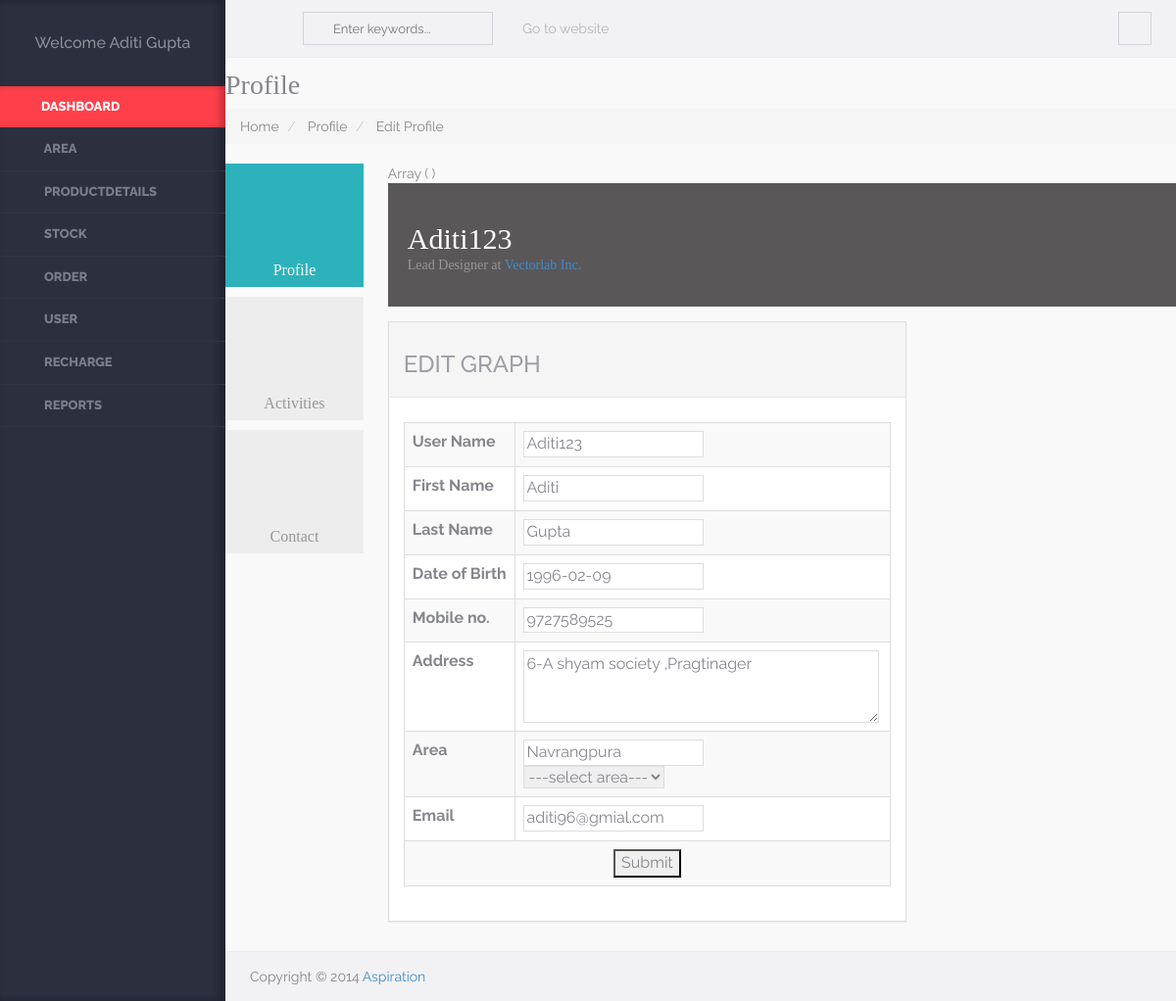
The app's page /admin/editprofileA.php (signed in) with its own data.
### tables this page shows
CREATE TABLE `user` (
  `Userid` int(5) NOT NULL,
  `Username` varchar(50) NOT NULL,
  `Password` varchar(8) NOT NULL,
  `Usertypeid` int(5) NOT NULL,
  `Fname` varchar(50) NOT NULL,
  `Lname` varchar(50) NOT NULL,
  `Mobileno` bigint(10) NOT NULL,
  `Address` varchar(100) NOT NULL,
  `Areaid` int(5) NOT NULL,
  `Email` varchar(50) NOT NULL,
  `DOB` date NOT NULL,
  `DOL` datetime NOT NULL,
  `Visitcnt` int(5) NOT NULL,
  `Isauthenticate` bit(1) NOT NULL
);

CREATE TABLE `area` (
  `Areaid` int(5) NOT NULL,
  `Areaname` varchar(50) NOT NULL,
  `Isdisplay` bit(1) NOT NULL
);

### Class/User.php (called while the page is built, shortened)
<?php
class User
{
	public function display1($uid)
	{
			$conn=new mysqli("localhost","root","","db_alboutveggies");
			$qry="SELECT Fname,Lname,Mobileno,Address,Email FROM User WHERE Userid=".$uid;
			$data=mysqli_query($conn,$qry);
			return $data;
				}
	public function select2($rec)
	{
			$conn=new mysqli("localhost","root","","db_alboutveggies");
			$qry="SELECT User.Username,User.Usertypeid,User.Fname,User.Lname,User.DOB,User.Mobileno,User.Address,Area.Areaname,User.Email ,User.Userid FROM User,Area WHERE User.Areaid=Area.Areaid AND User.Usertypeid=".$rec;
			$data=mysqli_query($conn,$qry);
			return $data;
	}
}
?>

### admin/editprofileA.php (the view, shortened to what this page needs)
<html style="overflow: hidden;" lang="en">
<head>
      <link href="Profile_files/bootstrap-responsive.css" rel="stylesheet">
   <link href="Profile_files/bootstrap-fileupload.css" rel="stylesheet">
   <link href="Profile_files/font-awesome.css" rel="stylesheet">
   <link href="Profile_files/style.css" rel="stylesheet">
   <link href="Profile_files/style-responsive.css" rel="stylesheet">
   <link href="Profile_files/style-default.css" rel="stylesheet" id="style_color">
</head>
<?php
	include_once("header.php");
?>
            <div class="row-fluid">
               <div class="span12">
                   <h3 class="page-title">
                    Profile
                   </h3>
                   <ul class="breadcrumb">
                       <li>
                           <a href="index.php">Home</a>
                       </li>
                       <li>
                           <a href="profile.php">Profile</a>
                       </li>
					   <li>
                           <a >Edit Profile</a>
                       </li>
                                        </ul>
               </div>
            </div>
             <div class="row-fluid">
                 <div class=" profile span12">
                     <div class="span2">
                         <a href="profileA.php" class="profile-features active">
                             <i class=" icon-user"></i>
                             <p class="info">Profile</p>
                         </a>
                         <a href="adminactivity.php" class="profile-features ">
                             <i class=" icon-calendar"></i>
                             <p class="info">Activities</p>
                         </a>
                         <a href="contact.php" class="profile-features ">
                             <i class=" icon-phone"></i>
                             <p class="info">Contact</p>
                         </a>
                     </div>
 <div class="span10">
           <?php
include_once("../Class/User.php");
$obj=new User();
$unm=$fnm=$lnm=$bd=$add=$mob=$em="";
$Uid=$_SESSION["uid"];
	$rec=$obj->select2($Uid);
	while($result=mysqli_fetch_array($rec))
	{
		$unm=$result[0];
		$fnm=$result[2];
		$lnm=$result[3];
		$bd=$result[4];
		$mob=$result[5];
		$add=$result[6];
		$em=$result[8];
		$anm=$result[7];
	}
print_r($_POST);
?>
                         <div class="profile-head">
                             <div class="span4">
                                 <h1><?php echo $unm; ?></h1>
                                 <p>Lead Designer at <a href="">Vectorlab Inc.</a></p>
                             </div>
                                <div class="profile-head">
                </div>
                         </div>
                         <div class="space15"></div>
					 <div class="row-fluid">
                             <div class="span8 bio">
			    <div class="panel panel-default">
				<div class="panel-heading"><strong><h3>EDIT GRAPH</h3></strong></div>
				    <div class="panel-body">
                                <thead>
								 <table cellpadding="0" cellspacing="0" border="0" class="table table-striped table-bordered" id="basic-datatable">
                         <form  method="post" id="form-validate">
	       <tr><td><label for="Username" class="required">User Name</label></td>
<td>            <input type="text" id="username" name="txtUnm" value="<?php echo $unm;?>" title="User Name" maxlength="255" class="input-text required-entry"  /></td></tr>
    	    <tr><td><label for="firstname" class="required">First Name</label></td><td>
           <input type="text" id="firstname" name="txtFnm" value="<?php echo $fnm;?>" title="First Name" maxlength="255" class="input-text required-entry"  /></td></tr>
      <tr><td>  <label for="lastname" class="required">Last Name</label></td><td>
             <input type="text" id="lastname" name="txtLnm" value="<?php echo $lnm;?>" title="Last Name" maxlength="255" class="input-text required-entry"  /></td></tr>
        <tr><td><label for="dob" class="required">Date of Birth</label></td><td>
            <input type="text" id="dob" name="txtBb" value="<?php echo $bd;?>" title="dob" maxlength="255" class="input-text required-entry"  /></td></tr>
        <tr><td><label for="contact1" class="required">Mobile no.</label></td><td>
             <input type="text" id="Contact" name="txtMob" value="<?php echo $mob;?>" title="Contact" maxlength="255" class="input-text required-entry"  /></td></tr>
        <tr><td><label for="address" class="required">Address</label></td><td>
        		<textarea rows="5" cols="10" name="textAdd" style="width: 363px; height: 74px;" ><?php echo $add;?></textarea></td></tr>
    				 <?php
$obj1=new Area();
$rec=$obj1->select1();
 $data=" <tr><td><label for='area'>Area</label></td><td>
				 <input type='text' id='dob' name='txtAnm' value=$anm title='area' maxlength='255' class='input-text required-entry'  /><br>
        <select  name='cbArea' required>
			<option selected>---select area---</option>";
while($result1=mysqli_fetch_array($rec))
{
            			 $data.="<option value='".$result1[0]."'>".$result1[1]."</option>";
}
		$data.="</select> </td></tr>
			 ";
        echo $data;
		 ?>
		     <tr><td><label for="email" class="required">Email</label></td><td>
                    <input type="text" id="Email" name="txtEm" value="<?php echo $em;?>" title="Email" maxlength="255" class="input-text required-entry"  /></td></tr>
                       <tr><td colspan="2"><center> <button type="button" name="btnSub" title="Submit" class="button">Submit</button></center></td></tr>
							</form>
							 <div class="space10"></div>
              </table></thead>
                                  </div>
                         </div>
                     </div>
                 </div>
             </div>
         </div>
		 </div>
<?php
	include_once("footer.php");
?>
</body>
</html>

### admin/header.php (shortened to what this page needs)
<!DOCTYPE html>
<html lang="en">
<head>
    <link rel="stylesheet" href="assets/css/plugins/typeahead/typeahead.css" />
    <link rel="stylesheet" href="assets/css/switch-buttons/switch-buttons.css" />
	<link rel="stylesheet" href="assets/css/bootstrap/bootstrap.css" />
    <link rel="stylesheet" href="assets/css/fontawesome/font-awesome.css" />
    <link rel="stylesheet" href="assets/css/plugins/bootstrap-tagsinput/bootstrap-tagsinput.css" />
    <link rel="stylesheet" href="assets/css/plugins/bootstrap-chosen/chosen.css" />
    <link rel="stylesheet" href="assets/css/plugins/bootstrap-datetimepicker/bootstrap-datetimepicker.css" />
    <link rel="stylesheet" href="assets/css/plugins/calendar/calendar.css" />
    <link rel="stylesheet" href="assets/css/app/app.v1.css" />
</head>
<body >
<?php
		include_once("../class/User.php");
	$obj=new User();
	$Uid=$_SESSION["uid"];
$Utid=$_SESSION["utid"];
	$rec=$obj->display1($Uid);
$data="	<aside class='left-panel'>
            <div class='user text-center'>";
	if($result=mysqli_fetch_array($rec))
	{
				$data.="<h4 class='user-name'>Welcome ".$result[0]."&nbsp;".$result[1]."</h4>";
	}
	$data.="</div>
	<nav class='navigation'>
            	<ul class='list-unstyled'>
                	<li class='active'><a href='index.php'><i class='fa fa-bookmark-o'></i><span class='nav-label'>Dashboard</span></a></li>
               ";
    if($Utid==1)
	{
       $data.="
                    <li class='has-submenu'><a href='#'><i class='fa fa-map-marker'></i> <span class='nav-label'>Area</span></a>
                    	<ul class='list-unstyled'>
						<li><a href='edit_area.php'>Add Area</a></li>
                        	<li><a href='display_area.php'>Area</a></li>
							                         </ul>
                    </li>
					<li class='has-submenu'><a href='#'><i class='fa fa-file-text-o'></i> <span class='nav-label'>Productdetails</span></a>
                    	<ul class='list-unstyled'>
						<li><a href='edit_category.php'>Add category</a></li>
						<li><a href='display_category.php'>Category</a></li>
						<li><a href='edit_product.php'>Add product</a></li>
						<li><a href='display_productcategory.php'>Product</a></li>
                            </ul>
					</li>
					<li class='has-submenu'><a href='#'><i class='fa fa-file-text-o'></i> <span class='nav-label'>Stock</span></a>
                    	<ul class='list-unstyled'>
						<li><a href='edit_measuretype.php'>Add Measuretype</a></li>
						<li><a href='display_measuretype.php'>Measuretype</a></li>
						<li><a href='edit_stock.php'>Add Stock</a></li>
						<li><a href='display_stock.php'>Stock</a></li>
						</ul>
					</li>
					<li class='has-submenu'><a href='#'><i class='fa fa-file-text-o'></i> <span class='nav-label'>Order</span></a>
                    	<ul class='list-unstyled'>
						<li><a href='display_order.php'>Order</a></li>
                            <li><a href='display_orderdetail.php'>Orderdetail</a></li>
                            <li><a href='display_orderstatus.php'>Orderstatus</a></li>
<li><a href='todayorderA.php'>Today Order</a></li>
							</ul>
					</li>
					<li class='has-submenu'><a href='display_user.php'><i class='fa fa-users'></i> <span class='nav-label'>User</span></a>
                    						</li>
				<li class='has-submenu'><a href='display_recharge.php'><i class='fa fa-money'></i> <span class='nav-label'>Recharge</span></a>
                    	</li>
					<li class='has-submenu'><a href='report.php'><i class='fa fa-users'></i> <span class='nav-label'>Reports</span></a>
                    						</li>
				";
	}
	else
	{
	$data.="	<li class='has-submenu'><a href='todayorderS.php'><i class='fa fa-child'></i> <span class='nav-label'>Today Order</span></a>
                    						</li>
				<li class='has-submenu'><a href='myorder.php'><i class='fa fa-child'></i> <span class='nav-label'>Past Order</span></a>
                    	</li>";
	}
	 $data.="    </ul>
            </nav>
    </aside>";
	echo $data;
  ?>
    <section class="content">
        <header class="top-head container-fluid">
            <button type="button" class="navbar-toggle pull-left">
                <span class="icon-bar"></span>
                <span class="icon-bar"></span>
                <span class="icon-bar"></span>
            </button>
            <form role="search" class="navbar-left app-search pull-left hidden-xs">
              <input type="text" placeholder="Enter keywords..." class="form-control form-control-circle">
         	</form>
            <nav class=" navbar-default hidden-xs" role="navigation">
                <ul class="nav navbar-nav">
                <li><a href="../website/index.php">Go to website</a></li>
              </ul>
            </nav>
            <ul class="nav-toolbar">
            	                <li class="dropdown"><a href="#" data-toggle="dropdown"><i class="fa fa-ellipsis-v"></i></a>
                </li>
            </ul>
        </header>

### admin/Profile_files/style-default.css (style rules this page uses)
body { color: #888888; }
a, a:hover { text-shadow: none !important; color: #4a8bc2; }

### admin/assets/css/app/app.v1.css (style rules this page uses)
body { background-color:#f9f9f9; color:#85868d; font-family: 'Raleway', sans-serif; position:relative; }
body, html { overflow-x:hidden; }
strong, b { font-weight:700; }
aside.left-panel { background-color:#2b2f3e; width:230px; position:fixed; padding:25px 0px; box-shadow:inset -5px 0px 8px rgba(0,0,0,0.3); height:100%; top:0px; left:0px; }
.user { margin-bottom:35px; }
.user h4.user-name { color:#8e909a; font-size:16px; }
.navigation { margin:20px 0px; }
.navigation > ul > li { position:relative; }
.navigation > ul > li.has-submenu:after { content:"\f105"; font-family: 'FontAwesome'; display:inline-block; position:absolute; color:#7a7e8a; right:15px; transition: all 0.4s; -moz-transition: all 0.4s; -webkit-transition: all 0.4s; -o-transition: all 0.4s; top:10px; visibility:hidden; }
.navigation > ul > li > a { display:block; padding:12px 25px; color:#7a7e8a; text-transform:uppercase; font-size:13px; text-decoration:none; font-weight:800; border-bottom:1px solid #2f3444; transition: all 0.4s; -moz-transition: all 0.4s; -webkit-transition: all 0.4s; -o-transition: all 0.4s; }
.navigation > ul > li:hover > a, .navigation > ul > li.active:hover > a, .navigation > ul > li.active > a { color:#fff; background-color: #ff404b; -webkit-box-shadow: inset -6px 0 8px -2px rgba(0,0,0,0.3); box-shadow: inset -6px 0 8px -2px rgba(0,0,0,0.3); }
.navigation ul li a i { margin-right:6px; font-size:14px; }
header { background-color:#f2f2f4; border-bottom:1px solid #ececee; padding-top:4px; padding-bottom:4px; }
.navbar-toggle { margin:8px 20px 8px 0px; display:block; padding-left:0px; }
.navbar-toggle .icon-bar { background-color:#b3b3be; }
.app-search { position:relative; margin-top:8px; margin-bottom:8px; margin-right:15px; }
.app-search .form-control, .app-search .form-control:focus { border:1px solid #d3d3db; font-size:13px; color:#c4c4cd; padding-left:30px; background:none; box-shadow:none; }
.app-search:before { content:"\f002"; position:absolute; left:12px; font-family: FontAwesome; cursor:pointer; top:7px; color:#c4c4cd; display:inline-block; }
header .navbar-default .navbar-nav > li > a { color:#b3b3be; }
.nav-toolbar { margin:8px 0px; float:right; }
.nav-toolbar > li { padding:0px; display:inline-block; margin-left:5px; position:relative; list-style:none; }
.nav-toolbar > li > a { color:#d3d3db; font-size:18px; border:1px solid #d3d3db; border-radius:50px; height:34px; width:34px; text-align:center; display:block; padding:4px; }
.content { margin-left:230px; }
.content > .container-fluid { padding-left:25px; padding-right:25px; }
.btn-circle, .form-control-circle, .btn-group .btn-circle:first-child:not(:last-child):not(.dropdown-toggle) { border-radius:50px; }
.panel { margin-bottom:30px; }
.panel-heading { font-weight:700; }
.panel-default > .panel-heading, .panel-default > .panel-footer { border-color: #e8e8eb; box-shadow:none; }
.panel-default > .panel-heading, .btn-default { color:#9D9EA5; }

### records on screen
user: Fname "Aditi", Lname "Gupta", Username "Aditi123", txtUnm "Aditi123", txtFnm "Aditi", txtLnm "Gupta", txtBb "1996-02-09", txtMob "9727589525", textAdd "6-A shyam society ,Pragtinager", txtAnm "Navrangpura", txtEm "aditi96@gmial.com"
